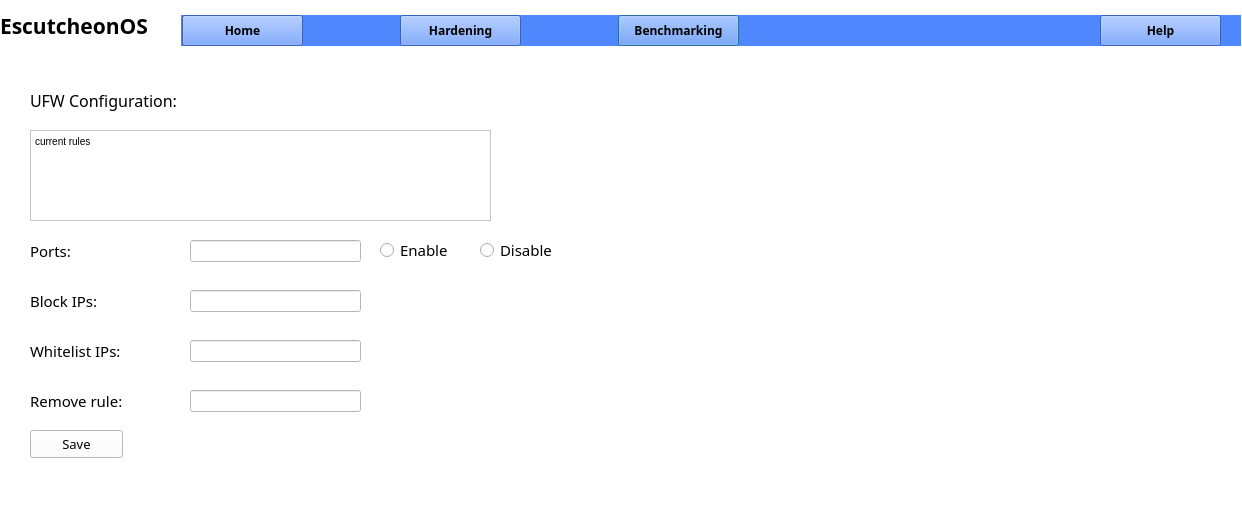
<?xml version="1.0" encoding="UTF-8"?>
<ui version="4.0">
 <class>hardeningadvanced</class>
 <widget class="QDialog" name="hardeningadvanced">
  <property name="geometry">
   <rect>
    <x>0</x>
    <y>0</y>
    <width>1242</width>
    <height>529</height>
   </rect>
  </property>
  <property name="minimumSize">
   <size>
    <width>1242</width>
    <height>529</height>
   </size>
  </property>
  <property name="maximumSize">
   <size>
    <width>1242</width>
    <height>529</height>
   </size>
  </property>
  <property name="windowTitle">
   <string>Dialog</string>
  </property>
  <property name="styleSheet">
   <string notr="true">background-color:rgb(255, 255, 255)</string>
  </property>
  <widget class="QLabel" name="bluebar">
   <property name="geometry">
    <rect>
     <x>0</x>
     <y>15</y>
     <width>1241</width>
     <height>31</height>
    </rect>
   </property>
   <property name="styleSheet">
    <string notr="true">background-color: rgb(79, 135, 255);</string>
   </property>
   <property name="text">
    <string/>
   </property>
  </widget>
  <widget class="QPushButton" name="benchmarkingbutton">
   <property name="geometry">
    <rect>
     <x>618</x>
     <y>15</y>
     <width>121</width>
     <height>31</height>
    </rect>
   </property>
   <property name="font">
    <font>
     <family>Segoe UI Semibold</family>
     <pointsize>9</pointsize>
     <weight>75</weight>
     <bold>true</bold>
    </font>
   </property>
   <property name="styleSheet">
    <string notr="true">background-color: rgb(79, 135, 255);
border-color: qlineargradient(spread:pad, x1:0, y1:0, x2:1, y2:0, stop:0 rgba(0, 0, 0, 255), stop:1 rgba(255, 255, 255, 255));</string>
   </property>
   <property name="text">
    <string>Benchmarking</string>
   </property>
  </widget>
  <widget class="QPushButton" name="hardeningbutton">
   <property name="geometry">
    <rect>
     <x>400</x>
     <y>15</y>
     <width>121</width>
     <height>31</height>
    </rect>
   </property>
   <property name="font">
    <font>
     <family>Segoe UI Semibold</family>
     <pointsize>9</pointsize>
     <weight>75</weight>
     <bold>true</bold>
    </font>
   </property>
   <property name="styleSheet">
    <string notr="true">background-color: rgb(79, 135, 255);
border-color: qlineargradient(spread:pad, x1:0, y1:0, x2:1, y2:0, stop:0 rgba(0, 0, 0, 255), stop:1 rgba(255, 255, 255, 255));</string>
   </property>
   <property name="text">
    <string>Hardening</string>
   </property>
  </widget>
  <widget class="QPushButton" name="homebutton">
   <property name="geometry">
    <rect>
     <x>182</x>
     <y>15</y>
     <width>121</width>
     <height>31</height>
    </rect>
   </property>
   <property name="font">
    <font>
     <family>Segoe UI Semibold</family>
     <pointsize>9</pointsize>
     <weight>75</weight>
     <bold>true</bold>
    </font>
   </property>
   <property name="styleSheet">
    <string notr="true">background-color: rgb(79, 135, 255);
border-color: qlineargradient(spread:pad, x1:0, y1:0, x2:1, y2:0, stop:0 rgba(0, 0, 0, 255), stop:1 rgba(255, 255, 255, 255));</string>
   </property>
   <property name="text">
    <string>Home</string>
   </property>
  </widget>
  <widget class="QPushButton" name="helpbutton">
   <property name="geometry">
    <rect>
     <x>1100</x>
     <y>15</y>
     <width>121</width>
     <height>31</height>
    </rect>
   </property>
   <property name="font">
    <font>
     <family>Segoe UI Semibold</family>
     <pointsize>9</pointsize>
     <weight>75</weight>
     <bold>true</bold>
    </font>
   </property>
   <property name="styleSheet">
    <string notr="true">background-color: rgb(79, 135, 255);
border-color: qlineargradient(spread:pad, x1:0, y1:0, x2:1, y2:0, stop:0 rgba(0, 0, 0, 255), stop:1 rgba(255, 255, 255, 255));</string>
   </property>
   <property name="text">
    <string>Help</string>
   </property>
  </widget>
  <widget class="QLabel" name="titlelabel">
   <property name="geometry">
    <rect>
     <x>0</x>
     <y>0</y>
     <width>181</width>
     <height>51</height>
    </rect>
   </property>
   <property name="font">
    <font>
     <family>Segoe UI Semibold</family>
     <pointsize>16</pointsize>
     <weight>75</weight>
     <bold>true</bold>
    </font>
   </property>
   <property name="styleSheet">
    <string notr="true">background-color:rgb(255, 255, 255)</string>
   </property>
   <property name="text">
    <string>EscutcheonOS</string>
   </property>
  </widget>
  <widget class="QLabel" name="label">
   <property name="geometry">
    <rect>
     <x>30</x>
     <y>70</y>
     <width>191</width>
     <height>61</height>
    </rect>
   </property>
   <property name="font">
    <font>
     <family>Segoe UI Semilight</family>
     <pointsize>12</pointsize>
     <weight>50</weight>
     <bold>false</bold>
    </font>
   </property>
   <property name="text">
    <string>UFW Configuration:</string>
   </property>
  </widget>
  <widget class="QTextBrowser" name="textBrowser">
   <property name="geometry">
    <rect>
     <x>30</x>
     <y>130</y>
     <width>461</width>
     <height>91</height>
    </rect>
   </property>
   <property name="html">
    <string>&lt;!DOCTYPE HTML PUBLIC &quot;-//W3C//DTD HTML 4.0//EN&quot; &quot;http://www.w3.org/TR/REC-html40/strict.dtd&quot;&gt;
&lt;html&gt;&lt;head&gt;&lt;meta name=&quot;qrichtext&quot; content=&quot;1&quot; /&gt;&lt;style type=&quot;text/css&quot;&gt;
p, li { white-space: pre-wrap; }
&lt;/style&gt;&lt;/head&gt;&lt;body style=&quot; font-family:'MS Shell Dlg 2'; font-size:7.8pt; font-weight:400; font-style:normal;&quot;&gt;
&lt;p style=&quot; margin-top:0px; margin-bottom:0px; margin-left:0px; margin-right:0px; -qt-block-indent:0; text-indent:0px;&quot;&gt;current rules&lt;/p&gt;&lt;/body&gt;&lt;/html&gt;</string>
   </property>
  </widget>
  <widget class="QLabel" name="label_2">
   <property name="geometry">
    <rect>
     <x>620</x>
     <y>50</y>
     <width>700</width>
     <height>471</height>
    </rect>
   </property>
   <property name="minimumSize">
    <size>
     <width>700</width>
     <height>0</height>
    </size>
   </property>
   <property name="text">
    <string/>
   </property>
   <property name="pixmap">
    <pixmap>p9.jpg</pixmap>
   </property>
  </widget>
  <widget class="QLabel" name="label_3">
   <property name="geometry">
    <rect>
     <x>30</x>
     <y>230</y>
     <width>161</width>
     <height>41</height>
    </rect>
   </property>
   <property name="font">
    <font>
     <family>Segoe UI Light</family>
     <pointsize>11</pointsize>
    </font>
   </property>
   <property name="text">
    <string>Ports:</string>
   </property>
  </widget>
  <widget class="QLabel" name="label_4">
   <property name="geometry">
    <rect>
     <x>30</x>
     <y>280</y>
     <width>161</width>
     <height>41</height>
    </rect>
   </property>
   <property name="font">
    <font>
     <family>Segoe UI Light</family>
     <pointsize>11</pointsize>
    </font>
   </property>
   <property name="text">
    <string>Block IPs:</string>
   </property>
  </widget>
  <widget class="QLabel" name="label_5">
   <property name="geometry">
    <rect>
     <x>30</x>
     <y>330</y>
     <width>161</width>
     <height>41</height>
    </rect>
   </property>
   <property name="font">
    <font>
     <family>Segoe UI Light</family>
     <pointsize>11</pointsize>
    </font>
   </property>
   <property name="text">
    <string>Whitelist IPs:</string>
   </property>
  </widget>
  <widget class="QLabel" name="label_6">
   <property name="geometry">
    <rect>
     <x>30</x>
     <y>380</y>
     <width>161</width>
     <height>41</height>
    </rect>
   </property>
   <property name="font">
    <font>
     <family>Segoe UI Light</family>
     <pointsize>11</pointsize>
    </font>
   </property>
   <property name="text">
    <string>Remove rule:</string>
   </property>
  </widget>
  <widget class="QLineEdit" name="lineEdit">
   <property name="geometry">
    <rect>
     <x>190</x>
     <y>240</y>
     <width>171</width>
     <height>22</height>
    </rect>
   </property>
  </widget>
  <widget class="QLineEdit" name="lineEdit_2">
   <property name="geometry">
    <rect>
     <x>190</x>
     <y>290</y>
     <width>171</width>
     <height>22</height>
    </rect>
   </property>
  </widget>
  <widget class="QLineEdit" name="lineEdit_3">
   <property name="geometry">
    <rect>
     <x>190</x>
     <y>340</y>
     <width>171</width>
     <height>22</height>
    </rect>
   </property>
  </widget>
  <widget class="QLineEdit" name="lineEdit_4">
   <property name="geometry">
    <rect>
     <x>190</x>
     <y>390</y>
     <width>171</width>
     <height>22</height>
    </rect>
   </property>
  </widget>
  <widget class="QRadioButton" name="radioButton">
   <property name="geometry">
    <rect>
     <x>380</x>
     <y>240</y>
     <width>95</width>
     <height>20</height>
    </rect>
   </property>
   <property name="font">
    <font>
     <family>Segoe UI Light</family>
     <pointsize>11</pointsize>
    </font>
   </property>
   <property name="text">
    <string>Enable</string>
   </property>
  </widget>
  <widget class="QRadioButton" name="radioButton_2">
   <property name="geometry">
    <rect>
     <x>480</x>
     <y>240</y>
     <width>95</width>
     <height>20</height>
    </rect>
   </property>
   <property name="font">
    <font>
     <family>Segoe UI Light</family>
     <pointsize>11</pointsize>
    </font>
   </property>
   <property name="text">
    <string>Disable</string>
   </property>
  </widget>
  <widget class="QPushButton" name="pushButton">
   <property name="geometry">
    <rect>
     <x>30</x>
     <y>430</y>
     <width>93</width>
     <height>28</height>
    </rect>
   </property>
   <property name="font">
    <font>
     <family>Segoe UI Semilight</family>
     <pointsize>10</pointsize>
    </font>
   </property>
   <property name="text">
    <string>Save</string>
   </property>
  </widget>
 </widget>
 <resources/>
 <connections/>
</ui>
